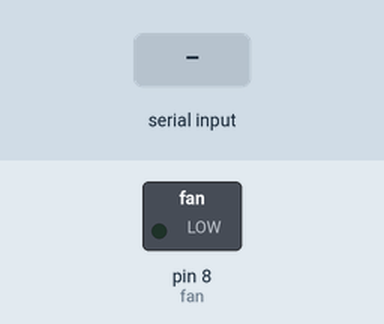
This sketch was run on a simulated Arduino Uno, built with avr-gcc and run on an emulated ATmega328P. On the bench: switched loads named in the sketch (green lamp = pin HIGH). The test bench sets the inputs (shaded band).

Above: at 1.2 s.
1.3 s: "1" received over Serial
At 2.1 s:
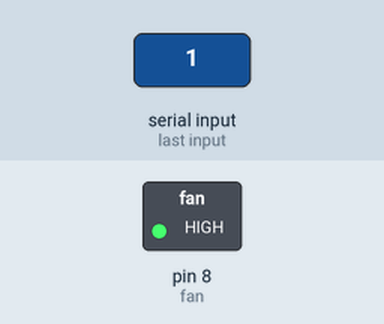
2.9 s: "0" received over Serial
At 3.4 s:
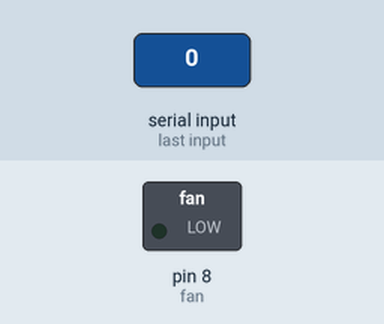
Timing chart, 0 to 5.9 s (numbered marks = the images above; inputs shaded):
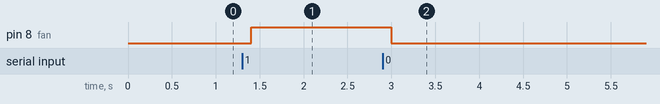

The sketch:

fan_run.ino
```cpp
int fan=8;

void setup() {
  Serial.begin(9600);
  pinMode(fan,OUTPUT);
}

void loop() {
  int pos;
  if(Serial.available()){
    delay(100);
    while(Serial.available()>0){
      pos=Serial.read();
      if(pos=='0')
      digitalWrite(fan,LOW);
      else if(pos=='1')
      digitalWrite(fan,HIGH);
    }
  }
}
```

Measured:
- after the input at 1.3 s, pin 8 (fan): LOW → HIGH after 0.10 s
- after the input at 2.9 s, pin 8 (fan): HIGH → LOW after 0.10 s
